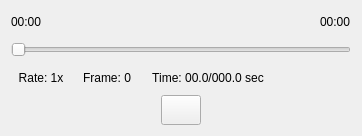
                    <widget class="QWidget" name="widget_87" native="true">
                     <property name="sizePolicy">
                      <sizepolicy hsizetype="Expanding" vsizetype="Fixed">
                       <horstretch>0</horstretch>
                       <verstretch>0</verstretch>
                      </sizepolicy>
                     </property>
                     <property name="minimumSize">
                      <size>
                       <width>0</width>
                       <height>136</height>
                      </size>
                     </property>
                     <property name="font">
                      <font>
                       <family>Arial</family>
                      </font>
                     </property>
                     <property name="styleSheet">
                      <string notr="true">border-color: rgb(0, 0, 0);</string>
                     </property>
                     <layout class="QVBoxLayout" name="verticalLayout_3">
                      <item>
                       <layout class="QHBoxLayout" name="horizontalLayout_17" stretch="0,1,0">
                        <property name="spacing">
                         <number>0</number>
                        </property>
                        <property name="sizeConstraint">
                         <enum>QLayout::SetMinimumSize</enum>
                        </property>
                        <item>
                         <widget class="QLabel" name="OffPlayerStartTimeRight_2">
                          <property name="font">
                           <font>
                            <family>Arial</family>
                            <pointsize>9</pointsize>
                           </font>
                          </property>
                          <property name="text">
                           <string>00:00</string>
                          </property>
                         </widget>
                        </item>
                        <item>
                         <spacer name="horizontalSpacer_35">
                          <property name="font">
                           <font>
                            <family>Arial</family>
                           </font>
                          </property>
                          <property name="orientation">
                           <enum>Qt::Horizontal</enum>
                          </property>
                          <property name="sizeHint" stdset="0">
                           <size>
                            <width>278</width>
                            <height>20</height>
                           </size>
                          </property>
                         </spacer>
                        </item>
                        <item>
                         <widget class="QLabel" name="OffPlayerFinishTimeRight_2">
                          <property name="font">
                           <font>
                            <family>Arial</family>
                            <pointsize>9</pointsize>
                           </font>
                          </property>
                          <property name="text">
                           <string>00:00</string>
                          </property>
                         </widget>
                        </item>
                       </layout>
                      </item>
                      <item>
                       <widget class="QSlider" name="horizontalSlider_7">
                        <property name="sizePolicy">
                         <sizepolicy hsizetype="Preferred" vsizetype="Preferred">
                          <horstretch>0</horstretch>
                          <verstretch>0</verstretch>
                         </sizepolicy>
                        </property>
                        <property name="minimumSize">
                         <size>
                          <width>0</width>
                          <height>12</height>
                         </size>
                        </property>
                        <property name="font">
                         <font>
                          <family>Arial</family>
                         </font>
                        </property>
                        <property name="orientation">
                         <enum>Qt::Horizontal</enum>
                        </property>
                       </widget>
                      </item>
                      <item>
                       <layout class="QHBoxLayout" name="horizontalLayout_40" stretch="0,0,0,1">
                        <item>
                         <widget class="QLabel" name="OffPlayerRateRight_2">
                          <property name="minimumSize">
                           <size>
                            <width>60</width>
                            <height>0</height>
                           </size>
                          </property>
                          <property name="font">
                           <font>
                            <family>Arial</family>
                            <pointsize>9</pointsize>
                           </font>
                          </property>
                          <property name="text">
                           <string>Rate: 1x</string>
                          </property>
                          <property name="alignment">
                           <set>Qt::AlignCenter</set>
                          </property>
                         </widget>
                        </item>
                        <item>
                         <widget class="QLabel" name="OffPlayerFrameRight_2">
                          <property name="minimumSize">
                           <size>
                            <width>60</width>
                            <height>0</height>
                           </size>
                          </property>
                          <property name="font">
                           <font>
                            <family>Arial</family>
                            <pointsize>9</pointsize>
                           </font>
                          </property>
                          <property name="text">
                           <string>Frame: 0</string>
                          </property>
                          <property name="alignment">
                           <set>Qt::AlignCenter</set>
                          </property>
                         </widget>
                        </item>
                        <item>
                         <widget class="QLabel" name="OffPlayerTimeRight_2">
                          <property name="minimumSize">
                           <size>
                            <width>130</width>
                            <height>0</height>
                           </size>
                          </property>
                          <property name="font">
                           <font>
                            <family>Arial</family>
                            <pointsize>9</pointsize>
                           </font>
                          </property>
                          <property name="text">
                           <string>Time: 00.0/000.0 sec</string>
                          </property>
                          <property name="alignment">
                           <set>Qt::AlignCenter</set>
                          </property>
                         </widget>
                        </item>
                        <item>
                         <spacer name="horizontalSpacer_48">
                          <property name="font">
                           <font>
                            <family>Arial</family>
                           </font>
                          </property>
                          <property name="orientation">
                           <enum>Qt::Horizontal</enum>
                          </property>
                          <property name="sizeHint" stdset="0">
                           <size>
                            <width>40</width>
                            <height>20</height>
                           </size>
                          </property>
                         </spacer>
                        </item>
                       </layout>
                      </item>
                      <item>
                       <layout class="QGridLayout" name="gridLayout_25">
                        <item row="0" column="2">
                         <widget class="QPushButton" name="OffPlayerSlowButtonRight_2">
                          <property name="sizePolicy">
                           <sizepolicy hsizetype="Preferred" vsizetype="Preferred">
                            <horstretch>0</horstretch>
                            <verstretch>0</verstretch>
                           </sizepolicy>
                          </property>
                          <property name="minimumSize">
                           <size>
                            <width>40</width>
                            <height>30</height>
                           </size>
                          </property>
                          <property name="maximumSize">
                           <size>
                            <width>40</width>
                            <height>30</height>
                           </size>
                          </property>
                          <property name="font">
                           <font>
                            <family>Arial</family>
                            <pointsize>9</pointsize>
                           </font>
                          </property>
                          <property name="styleSheet">
                           <string notr="true">#OffPlayerSlowButtonRight_2{
background-color: transparent; 
border-image: url(:/media/rw.png);
background:none;
border:none;
background-repeat:none;
}
#OffPlayerSlowButtonRight_2:pressed
{
border-image:url(:/media/rw_pre.png);
background-repeat: no-repeat;
}</string>
                          </property>
                          <property name="text">
                           <string/>
                          </property>
                         </widget>
                        </item>
                        <item row="0" column="0">
                         <spacer name="horizontalSpacer_49">
                          <property name="font">
                           <font>
                            <family>Arial</family>
                           </font>
                          </property>
                          <property name="orientation">
                           <enum>Qt::Horizontal</enum>
                          </property>
                          <property name="sizeHint" stdset="0">
                           <size>
                            <width>40</width>
                            <height>20</height>
                           </size>
                          </property>
                         </spacer>
                        </item>
                        <item row="0" column="3">
                         <widget class="QPushButton" name="OffPlayerPlayButtonRight_2">
                          <property name="sizePolicy">
                           <sizepolicy hsizetype="Preferred" vsizetype="Preferred">
                            <horstretch>0</horstretch>
                            <verstretch>0</verstretch>
                           </sizepolicy>
                          </property>
                          <property name="minimumSize">
                           <size>
                            <width>40</width>
                            <height>30</height>
                           </size>
                          </property>
                          <property name="maximumSize">
                           <size>
                            <width>40</width>
                            <height>30</height>
                           </size>
                          </property>
                          <property name="font">
                           <font>
                            <family>Arial</family>
                            <pointsize>9</pointsize>
                           </font>
                          </property>
                          <property name="styleSheet">
                           <string notr="true">border-image: url(:/media/play.png);</string>
                          </property>
                          <property name="text">
                           <string/>
                          </property>
                         </widget>
                        </item>
                        <item row="0" column="6">
                         <spacer name="horizontalSpacer_50">
                          <property name="font">
                           <font>
                            <family>Arial</family>
                           </font>
                          </property>
                          <property name="orientation">
                           <enum>Qt::Horizontal</enum>
                          </property>
                          <property name="sizeHint" stdset="0">
                           <size>
                            <width>40</width>
                            <height>20</height>
                           </size>
                          </property>
                         </spacer>
                        </item>
                        <item row="0" column="1">
                         <widget class="QPushButton" name="OffPlayerLastButtonRight_2">
                          <property name="sizePolicy">
                           <sizepolicy hsizetype="Preferred" vsizetype="Preferred">
                            <horstretch>0</horstretch>
                            <verstretch>0</verstretch>
                           </sizepolicy>
                          </property>
                          <property name="minimumSize">
                           <size>
                            <width>40</width>
                            <height>30</height>
                           </size>
                          </property>
                          <property name="maximumSize">
                           <size>
                            <width>40</width>
                            <height>30</height>
                           </size>
                          </property>
                          <property name="font">
                           <font>
                            <family>Arial</family>
                            <pointsize>9</pointsize>
                           </font>
                          </property>
                          <property name="styleSheet">
                           <string notr="true">#OffPlayerLastButtonRight_2{
background-color: transparent; 
border-image: url(:/media/previous.png);
background:none;
border:none;
background-repeat:none;
}
#OffPlayerLastButtonRight_2:pressed
{
border-image:url(:/media/previous_pre.png);
background-repeat: no-repeat;
}</string>
                          </property>
                          <property name="text">
                           <string/>
                          </property>
                         </widget>
                        </item>
                        <item row="0" column="5">
                         <widget class="QPushButton" name="OffPlayerNextButtonRight_2">
                          <property name="sizePolicy">
                           <sizepolicy hsizetype="Preferred" vsizetype="Preferred">
                            <horstretch>0</horstretch>
                            <verstretch>0</verstretch>
                           </sizepolicy>
                          </property>
                          <property name="minimumSize">
                           <size>
                            <width>40</width>
                            <height>30</height>
                           </size>
                          </property>
                          <property name="maximumSize">
                           <size>
                            <width>40</width>
                            <height>30</height>
                           </size>
                          </property>
                          <property name="font">
                           <font>
                            <family>Arial</family>
                            <pointsize>9</pointsize>
                           </font>
                          </property>
                          <property name="styleSheet">
                           <string notr="true">#OffPlayerNextButtonRight_2{
background-color: transparent; 
border-image: url(:/media/next.png);
background:none;
border:none;
background-repeat:none;
}
#OffPlayerNextButtonRight_2:pressed
{
border-image:url(:/media/next_pre.png);
background-repeat: no-repeat;
}</string>
                          </property>
                          <property name="text">
                           <string/>
                          </property>
                         </widget>
                        </item>
                        <item row="0" column="4">
                         <widget class="QPushButton" name="OffPlayerFastButtonRight_2">
                          <property name="sizePolicy">
                           <sizepolicy hsizetype="Preferred" vsizetype="Preferred">
                            <horstretch>0</horstretch>
                            <verstretch>0</verstretch>
                           </sizepolicy>
                          </property>
                          <property name="minimumSize">
                           <size>
                            <width>40</width>
                            <height>30</height>
                           </size>
                          </property>
                          <property name="maximumSize">
                           <size>
                            <width>40</width>
                            <height>30</height>
                           </size>
                          </property>
                          <property name="font">
                           <font>
                            <family>Arial</family>
                            <pointsize>9</pointsize>
                           </font>
                          </property>
                          <property name="styleSheet">
                           <string notr="true">#OffPlayerFastButtonRight_2{
background-color: transparent; 
border-image: url(:/media/ff.png);
background:none;
border:none;
background-repeat:none;
}
#OffPlayerFastButtonRight_2:pressed
{
border-image:url(:/media/ff_pre.png);
background-repeat: no-repeat;
}</string>
                          </property>
                          <property name="text">
                           <string/>
                          </property>
                         </widget>
                        </item>
                       </layout>
                      </item>
                     </layout>
                    </widget>
